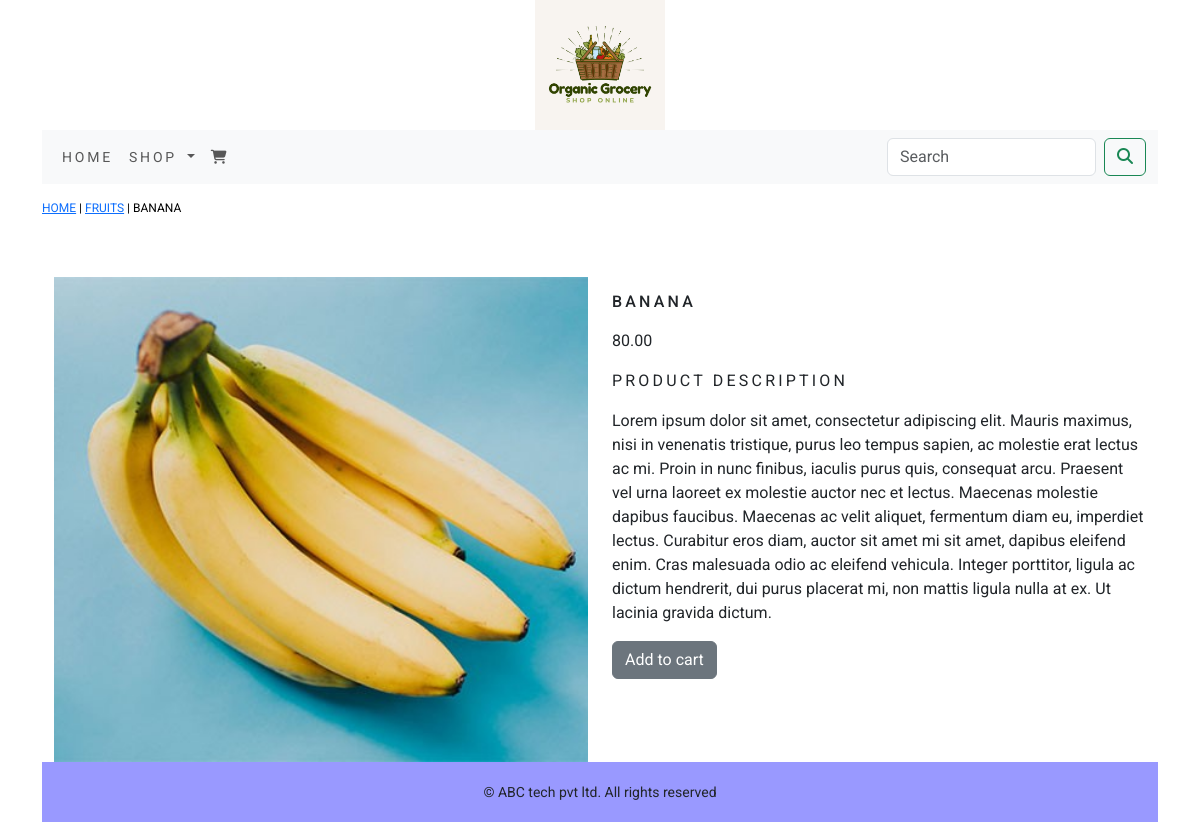
/shop/fruits/banana/, run on the app's committed database.
### ecommerceapp/models.py (models this page shows, shortened)
class Product(models.Model):
    name = models.CharField(max_length=250, unique=True)
    slug = models.SlugField(max_length=250, unique=True)
    description = models.TextField(blank=True)
    price = models.DecimalField(max_digits=10, decimal_places=2)
    category = models.ForeignKey(Category, on_delete=models.CASCADE)
    image = models.ImageField(upload_to='product', blank=True)
    stock = models.IntegerField()
    available = models.BooleanField(default=True)
    created = models.DateTimeField(auto_now_add=True)
    updated = models.DateTimeField(auto_now=True)
    class Meta:
        ordering = ('name',)
        verbose_name = 'product'
        verbose_name_plural = 'products'

class Category(models.Model):
    name = models.CharField(max_length=250, unique=True)
    slug = models.SlugField(max_length=250, unique=True)
    description = models.TextField(blank=True)
    image = models.ImageField(upload_to='catagory', blank=True)
    class Meta:
        ordering = ('name',)
        verbose_name = 'category'
        verbose_name_plural = 'categories'
    def get_url(self):
        return reverse('ecommerceapp:product_by_category', args=[self.slug])
    def __str__(self):
        return '{}'.format(self.name)

### ecommerceapp/views.py (the view)
# urls.py: path('<slug:c_slug>/<slug:product_slug>/', views.proDetail, name='prodCatDetail'),
def proDetail(request, c_slug, product_slug):
    try:
        product = Product.objects.get(category__slug=c_slug, slug=product_slug)
    except Exception as e:
        raise e
    return render(request,"product.html", {'product':product})

### cart/context_processors.py (called while the page is built)
def counter(request):
    item_count = 0
    if 'admin' in request.path:
        return {}
    else:
        try:
            cart = Cart.objects.filter(cart_id=_cart_id(request))
            cart_items = CartItem.objects.all().filter(cart=cart[:1])
            for cart_item in cart_items:
                item_count += cart_item.quantity
        except Cart.DoesNotExist:
            item_count = 0
    return dict(item_count=item_count)

### cart/views.py (called while the page is built)
def _cart_id(request):
    cart = request.session.session_key
    if not cart:
        cart = request.session.create()
    return cart

### ecommerceapp/context_processors.py (called while the page is built)
def menu_links(request):
    links = Category.objects.all()
    return dict(links=links)

### templates/product.html (shortened to what this page needs)
{% extends 'base.html' %}
{% load static %}
{% block content %}
    <div class="row my_prod_row_class">
        <div class="mx_auto">
            <p>
                <a href="{% url 'ecommerceapp:allProdCat' %}">HOME</a> |
                <a href="{{product.category.get_url}}">{{product.category}}</a> |
                {{product.name}}
            </p>
        </div>
    </div>
    <div class="container">
        <br>
        <div class="row">
            <div class="col-12 col-sm-12 col-md-12 col-lg-6">
                <div style="min-width:18rem;">
                    <img class="my_image" src="{{product.image.url}}" alt="{{product.name}}">
                </div>
            </div>
            <div class="col-12 col-sm-12 col-md-12 col-lg-6">
                <div>
                    <h1 class="my_prod_title">{{product.name}}</h1>
                    <p>{{product.price}}</p>
                    <p class="my_title">Product Description</p>
                    <p class="text-justify my_prod_text">{{product.description}}</p>
                    {% if product.stock <= 0 %}
                        <p class="text-justify my_prod_text"><b>OUT OF STOCK</b></p>
                    {% else %}
                        <a class="btn btn-secondary" href="{% url 'cart:add_cart' product.id %}">Add to cart</a>
                    {% endif %}
                </div>
            </div>
        </div>
    </div>
{% endblock %}

### static/css/custom.css (style rules this page uses)
body { font-family: "Roboto", sans-serif; }
.my_image { width : 100%; height :auto; }
.my_title { font-size : 16px; text-transform : uppercase; letter-spacing :.2em; }
.my_prod_row_class { padding-top:15px; padding-bottom : 20px; }
.my_prod_row_class .mx_auto { color :#000; font-size : 12px; text-decoration : none; }
.my_prod_title { font-size :16px; text-transform : uppercase; letter-spacing :.2em; padding-top :15px; padding-bottom : 10px; }
.my_prod_text { padding-serif :20px; }

### data on the page
Product: category "FRUITS", name "BANANA", image (picture), price "80.00", description "Lorem ipsum dolor sit amet, consectetur adipiscing elit. Mauris maximus, nisi in venenatis tristique, purus leo tempus sapien, ac molestie erat lectus ac mi. Proin in nunc finibus, iaculis purus quis, consequat arcu. Praesent vel urna laoreet ex molestie auctor nec et lectus. Maecenas molestie dapibus faucibus. Maecenas ac velit aliquet, fermentum diam eu, imperdiet lectus. Curabitur eros diam, auctor sit amet mi sit amet, dapibus eleifend enim. Cras malesuada odio ac eleifend vehicula. Integer porttitor, ligula ac dictum hendrerit, dui purus placerat mi, non mattis ligula nulla at ex. Ut lacinia gravida dictum."
